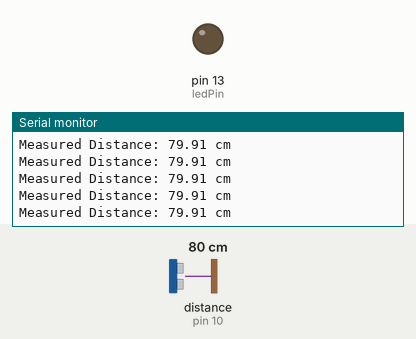
Recording of a sketch running on a simulated Arduino Uno, built with avr-gcc and run on an emulated ATmega328P. On the bench: output pins drawn as LEDs (lit = HIGH), the last lines printed to the serial monitor. Wiring (inferred from the names in the program): ultrasonic range finder: trigger pin 9; echo pin 10. The inputs (shaded band) are chosen by the test bench; at power-on: distance to the obstacle (sensor on pin 10) 80 cm. The echo pulse lasts 58.3 µs per cm; pins used as bus, display or sensor lines are not drawn.

Above: at 1.2 s.
1.3 s: distance to the obstacle (sensor on pin 10) set to 250 cm
At 1.5 s:
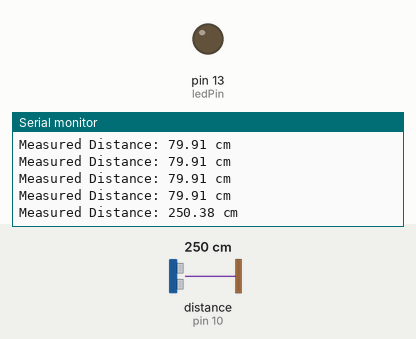
4.3 s: distance to the obstacle (sensor on pin 10) set to 35 cm
At 4.39 s:
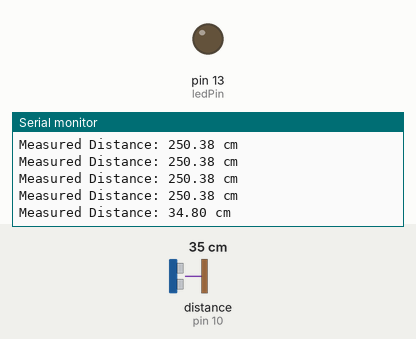
Timing chart, 0 to 7.3 s (numbered marks = the images above; inputs shaded):
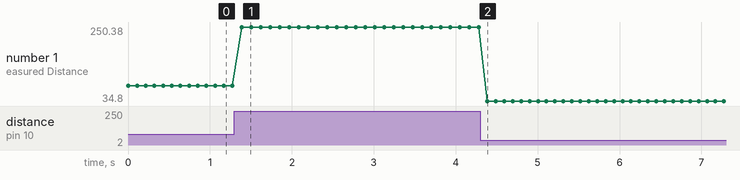

The sketch:

stunning_jaban1.ino
```cpp
const int triggerPin = 9;    // Pin for HC-SR04 trigger
const int echoPin = 10;      // Pin for HC-SR04 echo
const int ledPin = 13;       // Pin for the LED

void setup() {
  pinMode(triggerPin, OUTPUT); // Set trigger pin as an OUTPUT
  pinMode(echoPin, INPUT);     // Set echo pin as an INPUT
  pinMode(ledPin, OUTPUT);     // Set LED pin as an OUTPUT
  Serial.begin(9600);          // Initialize serial communication
}

void loop() {
  // Send a signal to the trigger pin
  digitalWrite(triggerPin, LOW);
  delayMicroseconds(2);
  digitalWrite(triggerPin, HIGH);
  delayMicroseconds(10);
  digitalWrite(triggerPin, LOW);

  // Read the duration of the pulse from the echo pin
  long pulseDuration = pulseIn(echoPin, HIGH);
  // Convert the pulse duration to distance in centimeters
  float measuredDistance = (pulseDuration / 2.0) * 0.0344;

  // Display the measured distance on the Serial Monitor
  Serial.print("Measured Distance: ");
  Serial.print(measuredDistance);
  Serial.println(" cm");

  // Determine if the measured distance is approximately 113.4 cm
  if (abs(measuredDistance - 113.4) < 1.0) { // Acceptable error margin of 1 cm
    // Activate the LED with a blink pattern
    digitalWrite(ledPin, HIGH);
    delay(500); // LED on for 500 milliseconds
    digitalWrite(ledPin, LOW);
    delay(500); // LED off for 500 milliseconds
  } else {
    // Ensure the LED is turned off if distance does not match
    digitalWrite(ledPin, LOW);
  }

  delay(100); // Short pause before the next measurement
}
```

Measured:
- after the input at 1.3 s, the serial monitor: prints a new line after 0.09 s (image 1)
- after the input at 4.3 s, the serial monitor: prints a new line after 0.09 s (image 2)
- plotted number 1: 79.91 → 250.38 after the input at 1.3 s, 250.38 → 34.8 after the input at 4.3 s
